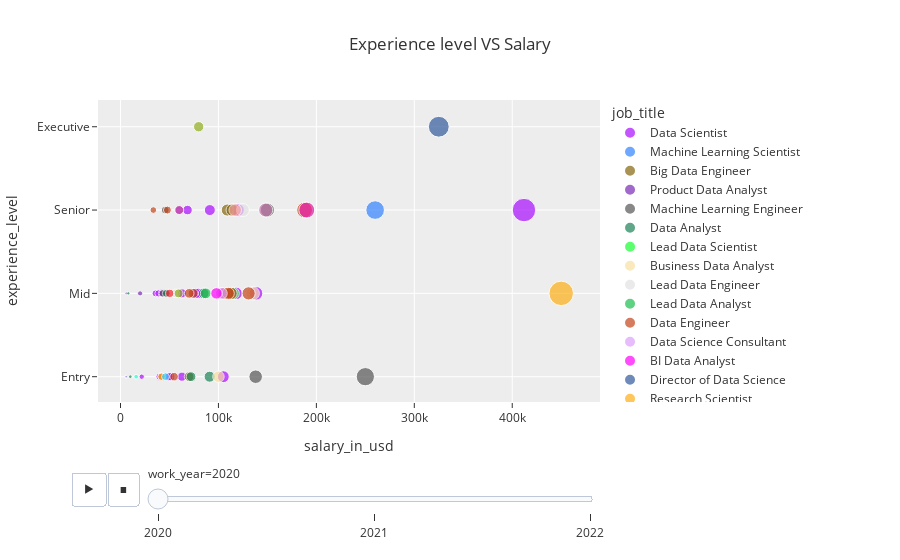

Write notebook code for a chart like this one.
### Code cell
#checking the distribution of salaries across different experince levels
px.scatter(df, x = 'salary_in_usd', y = 'experience_level', size = 'salary_in_usd', hover_name = 'job_title',
           color = 'job_title', 
           color_discrete_sequence=px.colors.qualitative.Alphabet, template = 'ggplot2',
           animation_frame = 'work_year', 
           title = 'Experience level VS Salary').update_yaxes(categoryarray = ['Entry', 'Mid', 'Senior', 'Executive'])

### Figure 1 — Plotly figure (JSON) as saved in the notebook; plotly's stock layout.template omitted (floating-point values rounded to 4 significant figures)
{"data": [{"hovertemplate": "<b>%{hovertext}</b><br><br>job_title=Data Scientist<br>work_year=2020<br>salary_in_usd=%{marker.size}<br>experience_level=%{y}<extra></extra>", "hovertext": ["Data Scientist", "Data Scientist", "Data Scientist", "Data Scientist", "Data Scientist", "Data Scientist", "Data Scientist", "Data Scientist", "Data Scientist", "Data Scientist", "Data Scientist", "Data Scientist", "Data Scientist", "Data Scientist", "Data Scientist", "Data Scientist", "Data Scientist", "Data Scientist", "Data Scientist", "Data Scientist", "Data Scientist"], "legendgroup": "Data Scientist", "marker": {"color": "#AA0DFE", "size": [79833, 35735, 51321, 40481, 39916, 68428, 45760, 76958, 105000, 38776, 118000, 120000, 138350, 21669, 412000, 62726, 49268, 105000, 91237, 62726, 42197], "sizemode": "area", "sizeref": 1500, "symbol": "circle"}, "mode": "markers", "name": "Data Scientist", "orientation": "h", "showlegend": true, "type": "scatter", "x": [79833, 35735, 51321, 40481, 39916, 68428, 45760, 76958, 105000, 38776, 118000, 120000, 138350, 21669, 412000, 62726, 49268, 105000, 91237, 62726, 42197], "xaxis": "x", "y": ["Mid", "Mid", "Entry", "Mid", "Entry", "Senior", "Mid", "Mid", "Mid", "Mid", "Mid", "Senior", "Mid", "Entry", "Senior", "Entry", "Entry", "Entry", "Senior", "Mid", "Mid"], "yaxis": "y"}, {"hovertemplate": "<b>%{hovertext}</b><br><br>job_title=Machine Learning Scientist<br>work_year=2020<br>salary_in_usd=%{marker.size}<br>experience_level=%{y}<extra></extra>", "hovertext": ["Machine Learning Scientist"], "legendgroup": "Machine Learning Scientist", "marker": {"color": "#3283FE", "size": [260000], "sizemode": "area", "sizeref": 1500, "symbol": "circle"}, "mode": "markers", "name": "Machine Learning Scientist", "orientation": "h", "showlegend": true, "type": "scatter", "x": [260000], "xaxis": "x", "y": ["Senior"], "yaxis": "y"}, {"hovertemplate": "<b>%{hovertext}</b><br><br>job_title=Big Data Engineer<br>work_year=2020<br>salary_in_usd=%{marker.size}<br>experience_level=%{y}<extra></extra>", "hovertext": ["Big Data Engineer", "Big Data Engineer", "Big Data Engineer"], "legendgroup": "Big Data Engineer", "marker": {"color": "#85660D", "size": [109024, 114047, 70000], "sizemode": "area", "sizeref": 1500, "symbol": "circle"}, "mode": "markers", "name": "Big Data Engineer", "orientation": "h", "showlegend": true, "type": "scatter", "x": [109024, 114047, 70000], "xaxis": "x", "y": ["Senior", "Senior", "Entry"], "yaxis": "y"}, {"hovertemplate": "<b>%{hovertext}</b><br><br>job_title=Product Data Analyst<br>work_year=2020<br>salary_in_usd=%{marker.size}<br>experience_level=%{y}<extra></extra>", "hovertext": ["Product Data Analyst", "Product Data Analyst"], "legendgroup": "Product Data Analyst", "marker": {"color": "#782AB6", "size": [20000, 6072], "sizemode": "area", "sizeref": 1500, "symbol": "circle"}, "mode": "markers", "name": "Product Data Analyst", "orientation": "h", "showlegend": true, "type": "scatter", "x": [20000, 6072], "xaxis": "x", "y": ["Mid", "Mid"], "yaxis": "y"}, {"hovertemplate": "<b>%{hovertext}</b><br><br>job_title=Machine Learning Engineer<br>work_year=2020<br>salary_in_usd=%{marker.size}<br>experience_level=%{y}<extra></extra>", "hovertext": ["Machine Learning Engineer", "Machine Learning Engineer", "Machine Learning Engineer", "Machine Learning Engineer", "Machine Learning Engineer"], "legendgroup": "Machine Learning Engineer", "marker": {"color": "#565656", "size": [150000, 43331, 250000, 138000, 45618], "sizemode": "area", "sizeref": 1500, "symbol": "circle"}, "mode": "markers", "name": "Machine Learning Engineer", "orientation": "h", "showlegend": true, "type": "scatter", "x": [150000, 43331, 250000, 138000, 45618], "xaxis": "x", "y": ["Senior", "Mid", "Entry", "Entry", "Senior"], "yaxis": "y"}, {"hovertemplate": "<b>%{hovertext}</b><br><br>job_title=Data Analyst<br>work_year=2020<br>salary_in_usd=%{marker.size}<br>experience_level=%{y}<extra></extra>", "hovertext": ["Data Analyst", "Data Analyst", "Data Analyst", "Data Analyst", "Data Analyst", "Data Analyst", "Data Analyst"], "legendgroup": "Data Analyst", "marker": {"color": "#1C8356", "size": [72000, 85000, 8000, 46759, 10000, 6072, 91000], "sizemode": "area", "sizeref": 1500, "symbol": "circle"}, "mode": "markers", "name": "Data Analyst", "orientation": "h", "showlegend": true, "type": "scatter", "x": [72000, 85000, 8000, 46759, 10000, 6072, 91000], "xaxis": "x", "y": ["Entry", "Mid", "Mid", "Mid", "Entry", "Entry", "Entry"], "yaxis": "y"}, {"hovertemplate": "<b>%{hovertext}</b><br><br>job_title=Lead Data Scientist<br>work_year=2020<br>salary_in_usd=%{marker.size}<br>experience_level=%{y}<extra></extra>", "hovertext": ["Lead Data Scientist", "Lead Data Scientist"], "legendgroup": "Lead Data Scientist", "marker": {"color": "#16FF32", "size": [190000, 115000], "sizemode": "area", "sizeref": 1500, "symbol": "circle"}, "mode": "markers", "name": "Lead Data Scientist", "orientation": "h", "showlegend": true, "type": "scatter", "x": [190000, 115000], "xaxis": "x", "y": ["Senior", "Mid"], "yaxis": "y"}, {"hovertemplate": "<b>%{hovertext}</b><br><br>job_title=Business Data Analyst<br>work_year=2020<br>salary_in_usd=%{marker.size}<br>experience_level=%{y}<extra></extra>", "hovertext": ["Business Data Analyst", "Business Data Analyst"], "legendgroup": "Business Data Analyst", "marker": {"color": "#F7E1A0", "size": [135000, 100000], "sizemode": "area", "sizeref": 1500, "symbol": "circle"}, "mode": "markers", "name": "Business Data Analyst", "orientation": "h", "showlegend": true, "type": "scatter", "x": [135000, 100000], "xaxis": "x", "y": ["Mid", "Entry"], "yaxis": "y"}, {"hovertemplate": "<b>%{hovertext}</b><br><br>job_title=Lead Data Engineer<br>work_year=2020<br>salary_in_usd=%{marker.size}<br>experience_level=%{y}<extra></extra>", "hovertext": ["Lead Data Engineer", "Lead Data Engineer"], "legendgroup": "Lead Data Engineer", "marker": {"color": "#E2E2E2", "size": [125000, 56000], "sizemode": "area", "sizeref": 1500, "symbol": "circle"}, "mode": "markers", "name": "Lead Data Engineer", "orientation": "h", "showlegend": true, "type": "scatter", "x": [125000, 56000], "xaxis": "x", "y": ["Senior", "Mid"], "yaxis": "y"}, {"hovertemplate": "<b>%{hovertext}</b><br><br>job_title=Lead Data Analyst<br>work_year=2020<br>salary_in_usd=%{marker.size}<br>experience_level=%{y}<extra></extra>", "hovertext": ["Lead Data Analyst"], "legendgroup": "Lead Data Analyst", "marker": {"color": "#1CBE4F", "size": [87000], "sizemode": "area", "sizeref": 1500, "symbol": "circle"}, "mode": "markers", "name": "Lead Data Analyst", "orientation": "h", "showlegend": true, "type": "scatter", "x": [87000], "xaxis": "x", "y": ["Mid"], "yaxis": "y"}, {"hovertemplate": "<b>%{hovertext}</b><br><br>job_title=Data Engineer<br>work_year=2020<br>salary_in_usd=%{marker.size}<br>experience_level=%{y}<extra></extra>", "hovertext": ["Data Engineer", "Data Engineer", "Data Engineer", "Data Engineer", "Data Engineer", "Data Engineer", "Data Engineer", "Data Engineer", "Data Engineer", "Data Engineer", "Data Engineer"], "legendgroup": "Data Engineer", "marker": {"color": "#C4451C", "size": [41689, 47899, 33511, 74130, 106000, 112872, 188000, 70139, 54742, 110000, 130800], "sizemode": "area", "sizeref": 1500, "symbol": "circle"}, "mode": "markers", "name": "Data Engineer", "orientation": "h", "showlegend": true, "type": "scatter", "x": [41689, 47899, 33511, 74130, 106000, 112872, 188000, 70139, 54742, 110000, 130800], "xaxis": "x", "y": ["Entry", "Senior", "Senior", "Mid", "Mid", "Mid", "Senior", "Mid", "Entry", "Mid", "Mid"], "yaxis": "y"}, {"hovertemplate": "<b>%{hovertext}</b><br><br>job_title=Data Science Consultant<br>work_year=2020<br>salary_in_usd=%{marker.size}<br>experience_level=%{y}<extra></extra>", "hovertext": ["Data Science Consultant", "Data Science Consultant"], "legendgroup": "Data Science Consultant", "marker": {"color": "#DEA0FD", "size": [5707, 103000], "sizemode": "area", "sizeref": 1500, "symbol": "circle"}, "mode": "markers", "name": "Data Science Consultant", "orientation": "h", "showlegend": true, "type": "scatter", "x": [5707, 103000], "xaxis": "x", "y": ["Entry", "Mid"], "yaxis": "y"}, {"hovertemplate": "<b>%{hovertext}</b><br><br>job_title=BI Data Analyst<br>work_year=2020<br>salary_in_usd=%{marker.size}<br>experience_level=%{y}<extra></extra>", "hovertext": ["BI Data Analyst"], "legendgroup": "BI Data Analyst", "marker": {"color": "#FE00FA", "size": [98000], "sizemode": "area", "sizeref": 1500, "symbol": "circle"}, "mode": "markers", "name": "BI Data Analyst", "orientation": "h", "showlegend": true, "type": "scatter", "x": [98000], "xaxis": "x", "y": ["Mid"], "yaxis": "y"}, {"hovertemplate": "<b>%{hovertext}</b><br><br>job_title=Director of Data Science<br>work_year=2020<br>salary_in_usd=%{marker.size}<br>experience_level=%{y}<extra></extra>", "hovertext": ["Director of Data Science"], "legendgroup": "Director of Data Science", "marker": {"color": "#325A9B", "size": [325000], "sizemode": "area", "sizeref": 1500, "symbol": "circle"}, "mode": "markers", "name": "Director of Data Science", "orientation": "h", "showlegend": true, "type": "scatter", "x": [325000], "xaxis": "x", "y": ["Executive"], "yaxis": "y"}, {"hovertemplate": "<b>%{hovertext}</b><br><br>job_title=Research Scientist<br>work_year=2020<br>salary_in_usd=%{marker.size}<br>experience_level=%{y}<extra></extra>", "hovertext": ["Research Scientist", "Research Scientist"], "legendgroup": "Research Scientist", "marker": {"color": "#FEAF16", "size": [42000, 450000], "sizemode": "area", "sizeref": 1500, "symbol": "circle"}, "mode": "markers", "name": "Research Scientist", "orientation": "h", "showlegend": true, "type": "scatter", "x": [42000, 450000], "xaxis": "x", "y": ["Entry", "Mid"], "yaxis": "y"}, {"hovertemplate": "<b>%{hovertext}</b><br><br>job_title=Machine Learning Manager<br>work_year=2020<br>salary_in_usd=%{marker.size}<br>experience_level=%{y}<extra></extra>", "hovertext": ["Machine Learning Manager"], "legendgroup": "Machine Learning Manager", "marker": {"color": "#F8A19F", "size": [117104], "sizemode": "area", "sizeref": 1500, "symbol": "circle"}, "mode": "markers", "name": "Machine Learning Manager", "orientation": "h", "showlegend": true, "type": "scatter", "x": [117104], "xaxis": "x", "y": ["Senior"], "yaxis": "y"}, {"hovertemplate": "<b>%{hovertext}</b><br><br>job_title=Data Engineering Manager<br>work_year=2020<br>salary_in_usd=%{marker.size}<br>experience_level=%{y}<extra></extra>", "hovertext": ["Data Engineering Manager", "Data Engineering Manager"], "legendgroup": "Data Engineering Manager", "marker": {"color": "#90AD1C", "size": [59303, 79833], "sizemode": "area", "sizeref": 1500, "symbol": "circle"}, "mode": "markers", "name": "Data Engineering Manager", "orientation": "h", "showlegend": true, "type": "scatter", "x": [59303, 79833], "xaxis": "x", "y": ["Mid", "Executive"], "yaxis": "y"}, {"hovertemplate": "<b>%{hovertext}</b><br><br>job_title=Machine Learning Infrastructure Engineer<br>work_year=2020<br>salary_in_usd=%{marker.size}<br>experience_level=%{y}<extra></extra>", "hovertext": ["Machine Learning Infrastructure Engineer"], "legendgroup": "Machine Learning Infrastructure Engineer", "marker": {"color": "#F6222E", "size": [50180], "sizemode": "area", "sizeref": 1500, "symbol": "circle"}, "mode": "markers", "name": "Machine Learning Infrastructure Engineer", "orientation": "h", "showlegend": true, "type": "scatter", "x": [50180], "xaxis": "x", "y": ["Mid"], "yaxis": "y"}, {"hovertemplate": "<b>%{hovertext}</b><br><br>job_title=ML Engineer<br>work_year=2020<br>salary_in_usd=%{marker.size}<br>experience_level=%{y}<extra></extra>", "hovertext": ["ML Engineer"], "legendgroup": "ML Engineer", "marker": {"color": "#1CFFCE", "size": [15966], "sizemode": "area", "sizeref": 1500, "symbol": "circle"}, "mode": "markers", "name": "ML Engineer", "orientation": "h", "showlegend": true, "type": "scatter", "x": [15966], "xaxis": "x", "y": ["Entry"], "yaxis": "y"}, {"hovertemplate": "<b>%{hovertext}</b><br><br>job_title=AI Scientist<br>work_year=2020<br>salary_in_usd=%{marker.size}<br>experience_level=%{y}<extra></extra>", "hovertext": ["AI Scientist"], "legendgroup": "AI Scientist", "marker": {"color": "#2ED9FF", "size": [45896], "sizemode": "area", "sizeref": 1500, "symbol": "circle"}, "mode": "markers", "name": "AI Scientist", "orientation": "h", "showlegend": true, "type": "scatter", "x": [45896], "xaxis": "x", "y": ["Entry"], "yaxis": "y"}, {"hovertemplate": "<b>%{hovertext}</b><br><br>job_title=Computer Vision Engineer<br>work_year=2020<br>salary_in_usd=%{marker.size}<br>experience_level=%{y}<extra></extra>", "hovertext": ["Computer Vision Engineer"], "legendgroup": "Computer Vision Engineer", "marker": {"color": "#B10DA1", "size": [60000], "sizemode": "area", "sizeref": 1500, "symbol": "circle"}, "mode": "markers", "name": "Computer Vision Engineer", "orientation": "h", "showlegend": true, "type": "scatter", "x": [60000], "xaxis": "x", "y": ["Senior"], "yaxis": "y"}, {"hovertemplate": "<b>%{hovertext}</b><br><br>job_title=Principal Data Scientist<br>work_year=2020<br>salary_in_usd=%{marker.size}<br>experience_level=%{y}<extra></extra>", "hovertext": ["Principal Data Scientist"], "legendgroup": "Principal Data Scientist", "marker": {"color": "#C075A6", "size": [148261], "sizemode": "area", "sizeref": 1500, "symbol": "circle"}, "mode": "markers", "name": "Principal Data Scientist", "orientation": "h", "showlegend": true, "type": "scatter", "x": [148261], "xaxis": "x", "y": ["Senior"], "yaxis": "y"}, {"hovertemplate": "<b>%{hovertext}</b><br><br>job_title=Data Science Manager<br>work_year=2020<br>salary_in_usd=%{marker.size}<br>experience_level=%{y}<extra></extra>", "hovertext": ["Data Science Manager"], "legendgroup": "Data Science Manager", "marker": {"color": "#FC1CBF", "size": [190200], "sizemode": "area", "sizeref": 1500, "symbol": "circle"}, "mode": "markers", "name": "Data Science Manager", "orientation": "h", "showlegend": true, "type": "scatter", "x": [190200], "xaxis": "x", "y": ["Senior"], "yaxis": "y"}], "layout": {"legend": {"itemsizing": "constant", "title": {"text": "job_title"}, "tracegroupgap": 0}, "sliders": [{"active": 0, "currentvalue": {"prefix": "work_year="}, "len": 0.9, "pad": {"b": 10, "t": 60}, "steps": [{"args": [["2020"], {"frame": {"duration": 0, "redraw": false}, "fromcurrent": true, "mode": "immediate", "transition": {"duration": 0, "easing": "linear"}}], "label": "2020", "method": "animate"}, {"args": [["2021"], {"frame": {"duration": 0, "redraw": false}, "fromcurrent": true, "mode": "immediate", "transition": {"duration": 0, "easing": "linear"}}], "label": "2021", "method": "animate"}, {"args": [["2022"], {"frame": {"duration": 0, "redraw": false}, "fromcurrent": true, "mode": "immediate", "transition": {"duration": 0, "easing": "linear"}}], "label": "2022", "method": "animate"}], "x": 0.1, "xanchor": "left", "y": 0, "yanchor": "top"}], "title": {"text": "Experience level VS Salary"}, "updatemenus": [{"buttons": [{"args": [null, {"frame": {"duration": 500, "redraw": false}, "fromcurrent": true, "mode": "immediate", "transition": {"duration": 500, "easing": "linear"}}], "label": "&#9654;", "method": "animate"}, {"args": [[null], {"frame": {"duration": 0, "redraw": false}, "fromcurrent": true, "mode": "immediate", "transition": {"duration": 0, "easing": "linear"}}], "label": "&#9724;", "method": "animate"}], "direction": "left", "pad": {"r": 10, "t": 70}, "showactive": false, "type": "buttons", "x": 0.1, "xanchor": "right", "y": 0, "yanchor": "top"}], "xaxis": {"anchor": "y", "domain": [0, 1], "title": {"text": "salary_in_usd"}}, "yaxis": {"anchor": "x", "categoryarray": ["Entry", "Mid", "Senior", "Executive"], "domain": [0, 1], "title": {"text": "experience_level"}}}}
